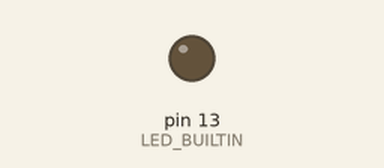
Simulated run of this sketch. Board: Arduino Uno, built with avr-gcc and run on an emulated ATmega328P. Parts: output pins drawn as LEDs (lit = HIGH).

Above: at 1.0 s.
At 14.05 s:
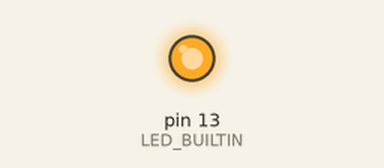
Timing chart, 0 to 15.6 s (numbered marks = the images above):
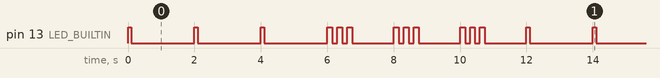

The sketch:

06_changing_state.ino
```cpp
// Exercise 06: preserve state and alternate patterns automatically.
const unsigned int heartbeatMode = 1;
const unsigned int burstMode = 2;
const unsigned int burstsPerMode = 3;

// These variables retain their values between calls to loop().
unsigned int selectedMode = heartbeatMode;
unsigned int completedBursts = 0;

void pulseLed(unsigned long onMs, unsigned long offMs) {
  digitalWrite(LED_BUILTIN, HIGH);
  delay(onMs);
  digitalWrite(LED_BUILTIN, LOW);
  delay(offMs);
}

void sendBurst(unsigned int count, unsigned long onMs,
               unsigned long offMs) {
  for (unsigned int pulseIndex = 0; pulseIndex < count; pulseIndex++) {
    pulseLed(onMs, offMs);
  }
}

void setup() {
  pinMode(LED_BUILTIN, OUTPUT);
  digitalWrite(LED_BUILTIN, LOW);
}

void loop() {
  // Recover to a defined state if the configuration is invalid.
  if (burstsPerMode == 0 ||
      (selectedMode != heartbeatMode && selectedMode != burstMode)) {
    digitalWrite(LED_BUILTIN, LOW);
    selectedMode = heartbeatMode;
    completedBursts = 0;
    delay(100);
    return;
  }

  if (selectedMode == heartbeatMode) {
    pulseLed(100, 1900);
  } else {
    sendBurst(3, 150, 150);
    delay(1100);
  }

  // Count one completed pattern, not individual flashes.
  completedBursts++;

  if (completedBursts >= burstsPerMode) {
    completedBursts = 0;
    if (selectedMode == heartbeatMode) {
      selectedMode = burstMode;
    } else {
      selectedMode = heartbeatMode;
    }
  }
}
```

Measured:
- by itself, pin 13 (LED_BUILTIN): moves between LOW and HIGH, repeating every 12.0 s
- by itself, everything shown: repeats every 12.0 s, in 24 steps
